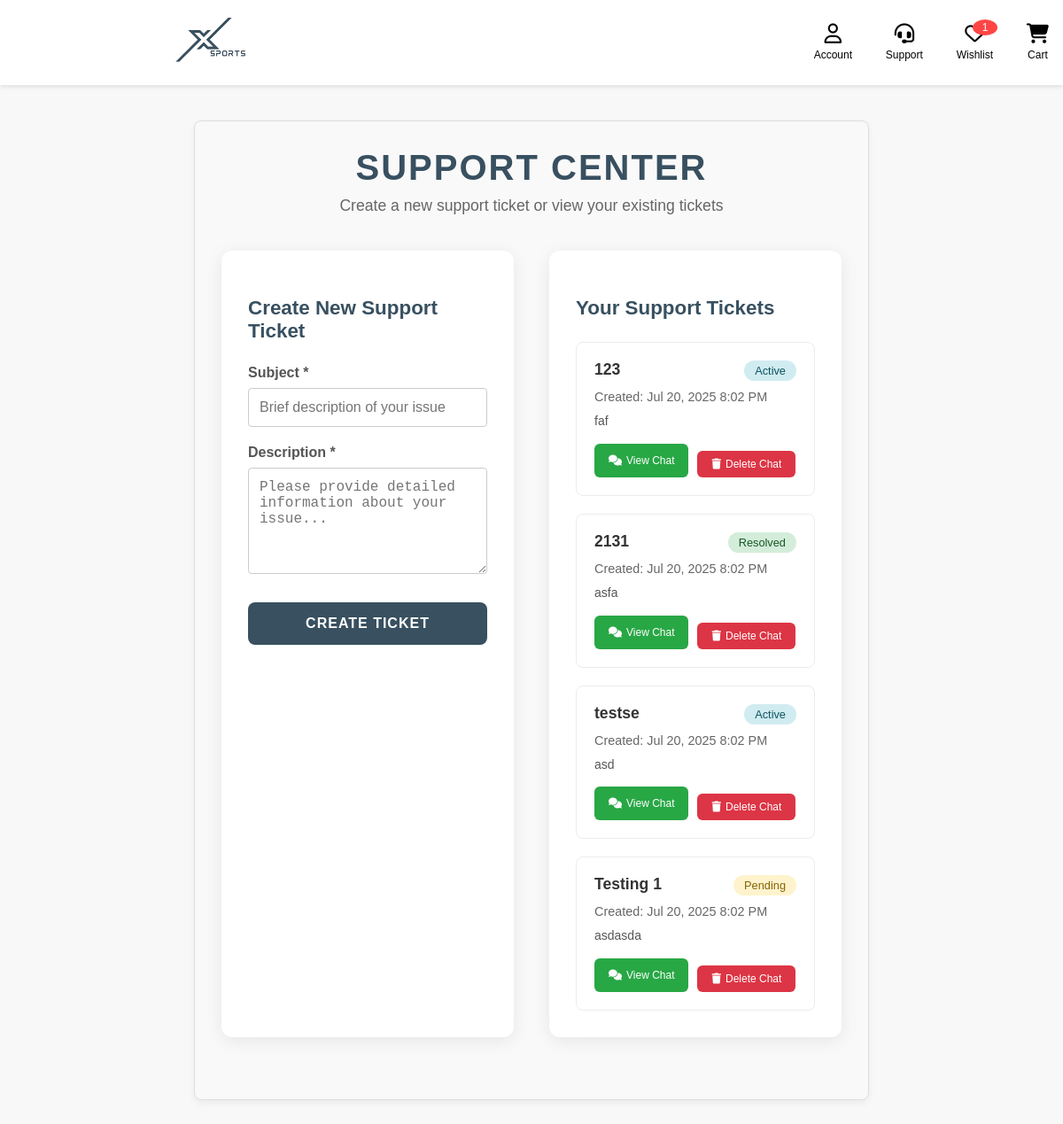
Before: /support.php (signed in) with the older database file.
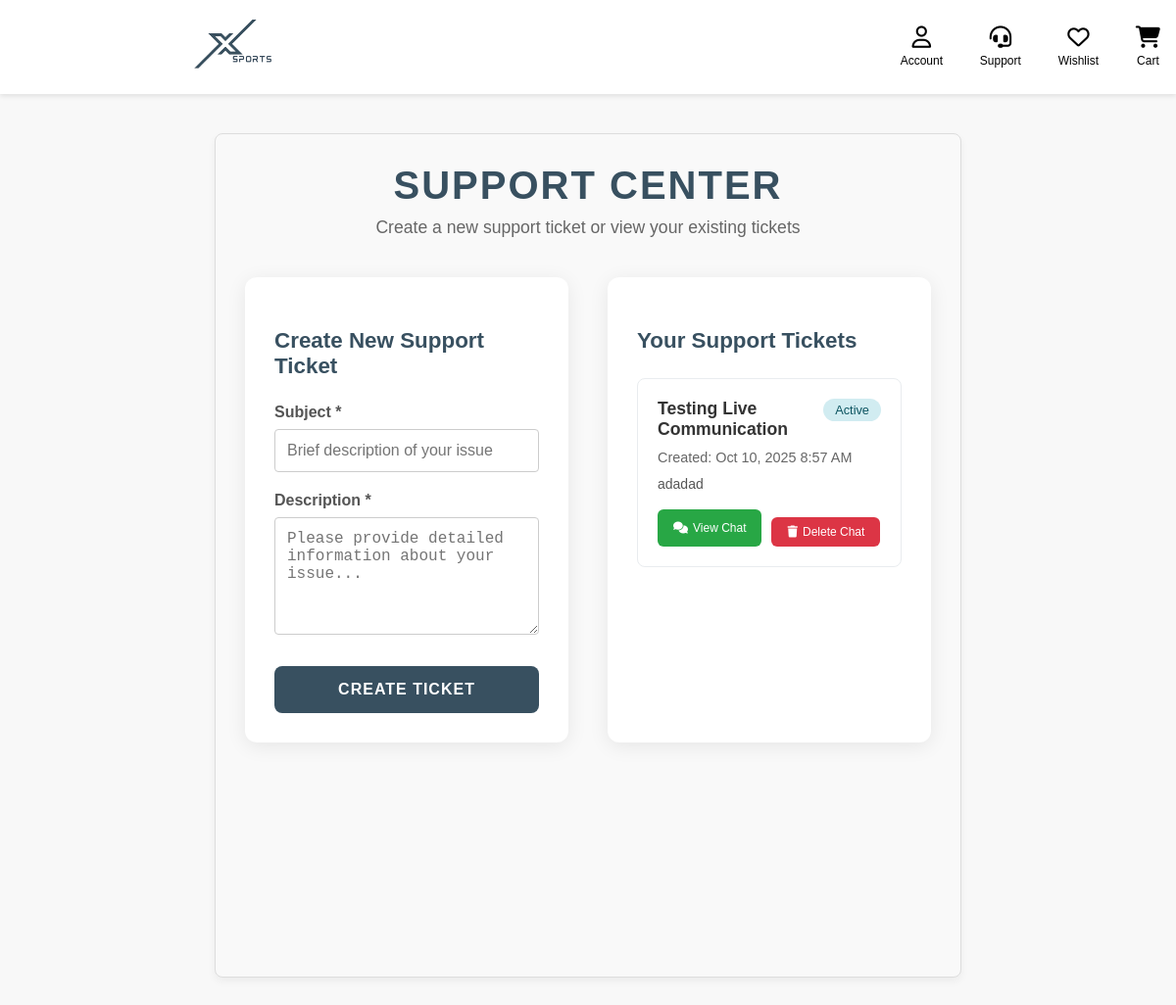
After: the same page with the newer database file.
### tables this page shows
CREATE TABLE IF NOT EXISTS `support_tickets` (
  `id` int NOT NULL AUTO_INCREMENT,
  `user_id` int NOT NULL,
  `subject` varchar(255) NOT NULL,
  `description` text NOT NULL,
  `status` enum('pending','active','resolved') DEFAULT 'pending',
  `created_at` timestamp NULL DEFAULT CURRENT_TIMESTAMP,
  `updated_at` timestamp NULL DEFAULT CURRENT_TIMESTAMP ON UPDATE CURRENT_TIMESTAMP,
  PRIMARY KEY (`id`),
  KEY `user_id` (`user_id`)
);

### support.php (the view, shortened to what the changed rows need)
<?php
require_once 'includes/db.php';
$stmt = $pdo->prepare("
    SELECT t.*,
           (SELECT COUNT(*) FROM support_messages WHERE ticket_id = t.id) as message_count,
           (SELECT message FROM support_messages WHERE ticket_id = t.id ORDER BY created_at ASC LIMIT 1) as first_message
    FROM support_tickets t
    WHERE t.user_id = ?
    ORDER BY t.created_at DESC
");
$stmt->execute([$_SESSION['user_id']]);
$tickets = $stmt->fetchAll();
?>
<!DOCTYPE html>
<html lang="en">
<head>
    <link rel="stylesheet" href="assets/style.css">
    <link rel="stylesheet" href="https://cdnjs.cloudflare.com/ajax/libs/font-awesome/6.5.1/css/all.min.css">
</head>
<body>
    <?php include 'includes/header.php'; ?>
    <div class="support-container">
        <div class="support-header">
            <h1>Support Center</h1>
        </div>
        <div class="support-content">
            <div class="tickets-list">
                <?php if (empty($tickets)): ?>
                    <div class="no-tickets">
                        <p>No support tickets yet.</p>
                        <p>Create your first ticket to get help!</p>
                    </div>
                <?php else: ?>
                    <?php foreach ($tickets as $ticket): ?>
                        <div class="ticket-item" onclick="viewTicket(<?php echo $ticket['id']; ?>)">
                            <div class="ticket-title">
                                <div class="ticket-subject"><?php echo htmlspecialchars($ticket['subject']); ?></div>
                                <div class="ticket-status status-<?php echo $ticket['status']; ?>">
                                    <?php echo ucfirst($ticket['status']); ?>
                                </div>
                            </div>
                            <div class="ticket-date">
                                Created: <?php echo date('M j, Y g:i A', strtotime($ticket['created_at'])); ?>
                            </div>
                            <div class="ticket-description">
                                <?php echo htmlspecialchars(substr($ticket['first_message'] ?? $ticket['description'] ?? 'No message content', 0, 100)); ?>
                            </div>
                            <div class="ticket-actions">
                                <a href="ticket_chat.php?id=<?php echo $ticket['id']; ?>" class="btn-view">
                                    <i class="fa-solid fa-comments"></i> View Chat
                                </a>
                                <form method="POST" style="display: inline;" onsubmit="return confirmDelete()">
                                    <button type="submit" class="btn-delete">
                                        <i class="fa-solid fa-trash"></i> Delete Chat
                                    </button>
                                </form>
                            </div>
                        </div>
                    <?php endforeach; ?>
                <?php endif; ?>
            </div>
        </div>
    </div>
</body>
</html>

### includes/header.php (shortened to what the changed rows need)
<?php
$wishlist_count = 0;
if (isset($_SESSION['user_id'])) {
    if (isset($pdo) && $pdo) {
        $stmt = $pdo->prepare('SELECT COUNT(*) as count FROM wishlist WHERE user_id = ?');
        $stmt->execute([$_SESSION['user_id']]);
        $wishlist_count = $stmt->fetch()['count'];
    }
}
?>
<!DOCTYPE html>
<html lang="en">
<head>
<link href="assets/style.css" rel="stylesheet"/>
<link href="https://cdnjs.cloudflare.com/ajax/libs/font-awesome/6.5.1/css/all.min.css" rel="stylesheet"/>
</head>
<body>
<header class="top-header">
<div class="header-container">
<div class="right-section">
<div class="nav-icons">
<?php if (!isset($_SESSION['admin_logged_in'])): ?>
<a class="nav-item" href="wishlist.php">
<i class="fa-regular fa-heart"></i>
<span>Wishlist</span>
<?php if ($wishlist_count > 0): ?>
    <span class="badge"><?php echo $wishlist_count; ?></span>
<?php endif; ?>
</a>
<?php endif; ?>
</div>
</div>
</div>
</header>

Changed rows visible on the page:
removed support_tickets: subject "123", status "Active", created_at "Jul 20, 2025 8:02 PM", description "faf"
removed support_tickets: subject "2131", status "Resolved", created_at "Jul 20, 2025 8:02 PM", description "asfa"
removed support_tickets: subject "testse", status "Active", created_at "Jul 20, 2025 8:02 PM", description "asd"
removed support_tickets: subject "Testing 1", status "Pending", created_at "Jul 20, 2025 8:02 PM", description "asdasda"
added support_tickets: subject "Testing Live Communication", status "Active", created_at "Oct 10, 2025 8:57 AM", description "adadad"
Other visible differences:
$wishlist_count: "1" → (not shown)
